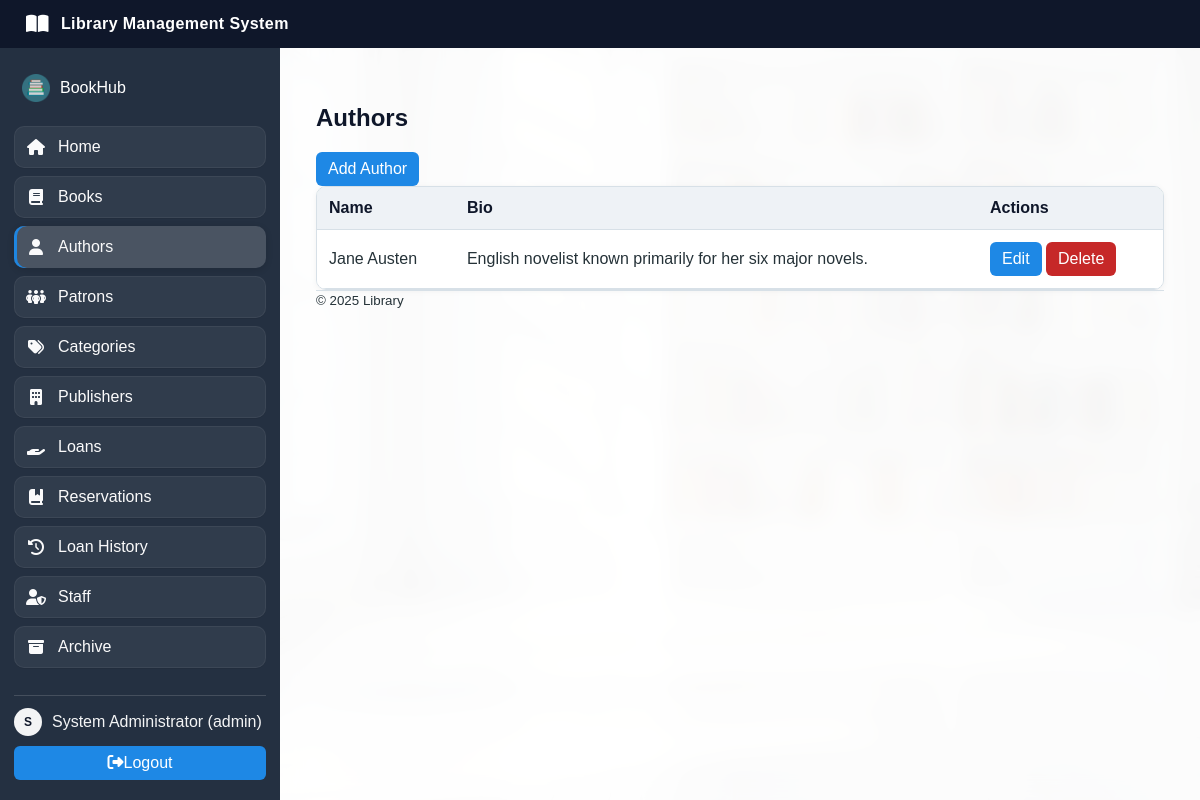
The page /authors.php (signed in) on the database its author committed.
### tables this page shows
CREATE TABLE authors (
  id INT AUTO_INCREMENT PRIMARY KEY,
  name VARCHAR(150) NOT NULL,
  bio TEXT NULL,
  created_at TIMESTAMP DEFAULT CURRENT_TIMESTAMP
);

### auth.php (called while the page is built, shortened)
<?php
function current_user(): ?array {
	return $_SESSION['user'] ?? null;
}
function is_admin(): bool {
	$user = current_user();
	return $user && $user['role'] === 'admin';
}

### authors.php (the view, shortened to what this page needs)
<?php
require_once __DIR__ . '/auth.php';
function h(string $s): string { return htmlspecialchars($s, ENT_QUOTES, 'UTF-8'); }
$action = $_GET['action'] ?? '';
$id = isset($_GET['id']) ? (int)$_GET['id'] : 0;
include __DIR__ . '/header.php';
?>
<h2>Authors</h2>
<?php if (is_admin() && ($action === 'add' || ($action === 'edit' && $id))): ?>
<?php
	$author = ['name'=>'','bio'=>''];
	if ($action === 'edit') {
		$stmt = $mysqli->prepare('SELECT * FROM authors WHERE id=?');
		$stmt->bind_param('i', $id);
		$stmt->execute();
		$author = $stmt->get_result()->fetch_assoc();
	}
?>
<h3><?php echo $action === 'add' ? 'Add' : 'Edit'; ?> Author</h3>
<form method="post" action="authors.php?action=save<?php echo $id?('&id='.$id):''; ?>">
	<div>
		<label>Name</label><br>
		<input type="text" name="name" required value="<?php echo h($author['name']); ?>">
	</div>
	<div>
		<label>Bio</label><br>
		<textarea name="bio" rows="4" cols="40"><?php echo h($author['bio']); ?></textarea>
	</div>
	<button class="btn" type="submit">Save</button>
	<a class="btn" href="authors.php">Back</a>
</form>
<?php else: ?>
<?php if (is_admin()): ?>
<a class="btn" href="authors.php?action=add">Add Author</a>
<?php endif; ?>
<?php $res = $mysqli->query('SELECT * FROM authors ORDER BY name'); ?>
<div class="table-wrap">
<table>
	<tr>
		<th>Name</th>
		<th>Bio</th>
		<?php if (is_admin()): ?><th>Actions</th><?php endif; ?>
	</tr>
	<?php while ($row = $res->fetch_assoc()): ?>
		<tr>
			<td><?php echo h($row['name']); ?></td>
			<td><?php echo h($row['bio']); ?></td>
			<?php if (is_admin()): ?>
			<td>
				<a class="btn" href="authors.php?action=edit&id=<?php echo (int)$row['id']; ?>">Edit</a>
				<a class="btn red" href="authors.php?action=delete&id=<?php echo (int)$row['id']; ?>" onclick="return confirm('Delete this author?');">Delete</a>
			</td>
			<?php endif; ?>
		</tr>
	<?php endwhile; ?>
</table>
</div>
<?php endif; ?>
<?php include __DIR__ . '/footer.php';

### assets/styles.css (style rules this page uses)
:root { --green-600: #2e7d32; --green-700: #1b5e20; --green-100: #e8f5e9; --brown-700: #243041; --brown-600: #1b2735; --brown-100: #eef2f6; --text-900: #253238; --text-700: #546e7a; --border: #d7e0e7; --bg: #f5f8fb; --red: #e53935; --blue: #1e88e5; }
body { font-family: Arial, sans-serif; margin: 0; color: var(--text-900); background: var(--bg); }
h2, h3 { color: #0f172a; }
.table-wrap { background:#fff; border:1px solid var(--border); border-radius:10px; overflow:hidden; box-shadow:0 1px 6px rgba(0,0,0,0.05); }
table { border-collapse: collapse; width: 100%; }
th, td { border-bottom: 1px solid var(--border); padding: 12px; }
th { background: var(--brown-100); text-align: left; color:#0f172a; }
tbody tr:nth-child(even) { background: #fff; }
tbody tr:nth-child(odd) { background: var(--green-100); }
.btn { padding: 8px 12px; background: var(--blue); color: #fff; text-decoration: none; border-radius: 6px; display:inline-block; }
.btn.red { background: #c62828; }

### rows shown on the page
authors: name "Jane Austen", bio "English novelist known primarily for her six major novels."

### other values the page prints
substr($user['full_name'] ?? $user['username'], 0, 1) "S"
$user['full_name'] "System Administrator"
$user['role'] "admin"
